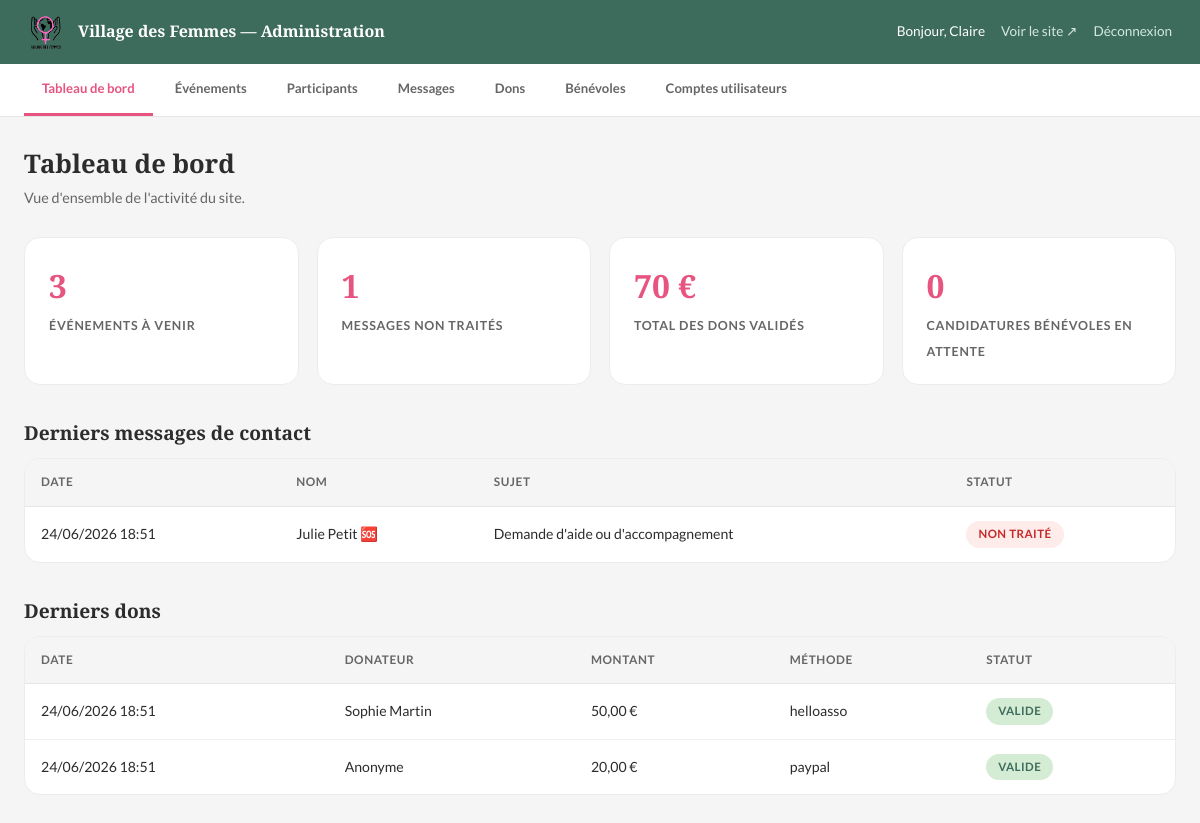
/admin/dashboard.php (signed in), run on the app's committed database.
### tables this page shows
CREATE TABLE messages_contact (
    id              INT AUTO_INCREMENT PRIMARY KEY,
    prenom          VARCHAR(100) NOT NULL,
    nom             VARCHAR(100) NOT NULL,
    email           VARCHAR(255) NOT NULL,
    telephone       VARCHAR(20),
    sujet           VARCHAR(150) NOT NULL,
    message         TEXT NOT NULL,
    statut          ENUM('non_traite', 'en_cours', 'traite') NOT NULL DEFAULT 'non_traite',
    traite_par      INT,
    date_envoi      DATETIME NOT NULL DEFAULT CURRENT_TIMESTAMP,
    date_traitement DATETIME,
    urgent          BOOLEAN NOT NULL DEFAULT FALSE,
    FOREIGN KEY (traite_par) REFERENCES utilisateurs(id) ON DELETE SET NULL
);

CREATE TABLE dons (
    id                  INT AUTO_INCREMENT PRIMARY KEY,
    utilisateur_id      INT,                       
    nom_donateur        VARCHAR(150),              
    email_donateur      VARCHAR(255),
    montant             DECIMAL(10,2) NOT NULL,
    devise              VARCHAR(3) NOT NULL DEFAULT 'EUR',
    methode_paiement    ENUM('helloasso', 'paypal', 'stripe', 'virement', 'cheque', 'especes') NOT NULL,
    reference_transaction VARCHAR(255),            
    statut              ENUM('en_attente', 'valide', 'echoue', 'rembourse') NOT NULL DEFAULT 'en_attente',
    don_recurrent       BOOLEAN NOT NULL DEFAULT FALSE,
    recu_fiscal_envoye  BOOLEAN NOT NULL DEFAULT FALSE,
    date_don            DATETIME NOT NULL DEFAULT CURRENT_TIMESTAMP,
    FOREIGN KEY (utilisateur_id) REFERENCES utilisateurs(id) ON DELETE SET NULL
);

CREATE TABLE utilisateurs (
    id              INT AUTO_INCREMENT PRIMARY KEY,
    email           VARCHAR(255) NOT NULL UNIQUE,
    mot_de_passe    VARCHAR(255) NOT NULL,         
    prenom          VARCHAR(100) NOT NULL,
    nom             VARCHAR(100) NOT NULL,
    telephone       VARCHAR(20),
    role            ENUM('utilisateur', 'benevole', 'admin') NOT NULL DEFAULT 'utilisateur',
    date_creation   DATETIME NOT NULL DEFAULT CURRENT_TIMESTAMP,
    derniere_connexion DATETIME,
    actif           BOOLEAN NOT NULL DEFAULT TRUE,
    email_verifie   BOOLEAN NOT NULL DEFAULT FALSE
);

### admin/dashboard.php (the view, shortened to what this page needs)
<?php
$pdo = getPDO();
$nb_evenements_a_venir = $pdo->query("SELECT COUNT(*) FROM evenements WHERE statut = 'a_venir' AND date_debut >= NOW()")->fetchColumn();
$nb_messages_non_traites = $pdo->query("SELECT COUNT(*) FROM messages_contact WHERE statut = 'non_traite'")->fetchColumn();
$total_dons_valides = $pdo->query("SELECT COALESCE(SUM(montant),0) FROM dons WHERE statut = 'valide'")->fetchColumn();
$nb_benevoles_en_attente = $pdo->query("SELECT COUNT(*) FROM profils_benevoles WHERE statut_candidature = 'en_attente'")->fetchColumn();
$derniers_messages = $pdo->query("SELECT * FROM messages_contact ORDER BY date_envoi DESC LIMIT 5")->fetchAll();
$derniers_dons = $pdo->query("
    SELECT d.*, u.prenom, u.nom
    FROM dons d
    LEFT JOIN utilisateurs u ON u.id = d.utilisateur_id
    ORDER BY d.date_don DESC LIMIT 5
")->fetchAll();
?>
<!DOCTYPE html>
<html lang="fr">
<head>
  <link rel="stylesheet" href="../styles.css" />
  <link rel="stylesheet" href="admin.css" />
</head>
<body class="admin-body">
  <?php include 'includes/admin-header.php'; ?>
  <div class="admin-content">
    <h1>Tableau de bord</h1>
    <p class="admin-sous-titre">Vue d'ensemble de l'activité du site.</p>
    <div class="admin-stats">
      <div class="admin-stat-card">
        <span class="admin-stat-nombre"><?= $nb_evenements_a_venir ?></span>
        <span class="admin-stat-label">Événements à venir</span>
      </div>
      <div class="admin-stat-card">
        <span class="admin-stat-nombre"><?= $nb_messages_non_traites ?></span>
        <span class="admin-stat-label">Messages non traités</span>
      </div>
      <div class="admin-stat-card">
        <span class="admin-stat-nombre"><?= number_format($total_dons_valides, 0, ',', ' ') ?> €</span>
        <span class="admin-stat-label">Total des dons validés</span>
      </div>
      <div class="admin-stat-card">
        <span class="admin-stat-nombre"><?= $nb_benevoles_en_attente ?></span>
        <span class="admin-stat-label">Candidatures bénévoles en attente</span>
      </div>
    </div>
    <h2 style="margin-bottom:14px; font-size:1.2rem;">Derniers messages de contact</h2>
    <div class="admin-table-wrap" style="margin-bottom:36px;">
      <table class="admin-table">
        <thead>
          <tr><th>Date</th><th>Nom</th><th>Sujet</th><th>Statut</th></tr>
        </thead>
        <tbody>
          <?php foreach ($derniers_messages as $msg): ?>
            <tr>
              <td><?= htmlspecialchars(date('d/m/Y H:i', strtotime($msg['date_envoi']))) ?></td>
              <td><?= htmlspecialchars($msg['prenom'] . ' ' . $msg['nom']) ?> <?= $msg['urgent'] ? '🆘' : '' ?></td>
              <td><?= htmlspecialchars($msg['sujet']) ?></td>
              <td>
                <?php if ($msg['statut'] === 'non_traite'): ?>
                  <span class="badge badge-rouge">Non traité</span>
                <?php elseif ($msg['statut'] === 'en_cours'): ?>
                  <span class="badge badge-gris">En cours</span>
                <?php else: ?>
                  <span class="badge badge-vert">Traité</span>
                <?php endif; ?>
              </td>
            </tr>
          <?php endforeach; ?>
        </tbody>
      </table>
    </div>
    <h2 style="margin-bottom:14px; font-size:1.2rem;">Derniers dons</h2>
    <div class="admin-table-wrap">
      <table class="admin-table">
        <thead>
          <tr><th>Date</th><th>Donateur</th><th>Montant</th><th>Méthode</th><th>Statut</th></tr>
        </thead>
        <tbody>
          <?php foreach ($derniers_dons as $don): ?>
            <tr>
              <td><?= htmlspecialchars(date('d/m/Y H:i', strtotime($don['date_don']))) ?></td>
              <td><?= htmlspecialchars($don['prenom'] ? $don['prenom'] . ' ' . $don['nom'] : ($don['nom_donateur'] ?: 'Anonyme')) ?></td>
              <td><?= number_format($don['montant'], 2, ',', ' ') ?> €</td>
              <td><?= htmlspecialchars($don['methode_paiement']) ?></td>
              <td>
                <?php
                  $badge_map = ['valide' => 'badge-vert', 'en_attente' => 'badge-gris', 'echoue' => 'badge-rouge', 'rembourse' => 'badge-rose'];
                  $classe = $badge_map[$don['statut']] ?? 'badge-gris';
                ?>
                <span class="badge <?= $classe ?>"><?= htmlspecialchars($don['statut']) ?></span>
              </td>
            </tr>
          <?php endforeach; ?>
        </tbody>
      </table>
    </div>
  </div>
</body>
</html>

### styles.css (style rules this page uses)
:root { --rose-pale: #F9D6D8; --rose-vif: #E75480; --rose-bouton: #C8455A; --vert-sauge: #8FBC8F; --vert-fonce: #3D6B5C; --vert-btn: #4A8A75; --noir: #1a1a1a; --blanc: #FFFFFF; --gris-clair: #F5F5F5; --texte: #2C2C2C; --texte-clair: #666666; --radius: 8px; --radius-lg: 16px; --transition: 0.25s ease; }
*, *::before, *::after { box-sizing: border-box; margin: 0; padding: 0; }
html { scroll-behavior: smooth; }
body { font-family: 'Lato', sans-serif; color: var(--texte); background: var(--blanc); line-height: 1.6; }
h1, h2, h3, h4 { font-family: 'Playfair Display', serif; line-height: 1.2; }
h1 { font-size: clamp(2rem, 5vw, 3rem); }
h2 { font-size: clamp(1.5rem, 3vw, 2.2rem); }

### admin/admin.css (style rules this page uses)
.admin-body { background: var(--gris-clair); min-height: 100vh; }
.admin-content { max-width: 1200px; margin: 0 auto; padding: 32px 24px 60px; }
.admin-content h1 { font-size: 1.6rem; margin-bottom: 6px; }
.admin-sous-titre { color: var(--texte-clair); font-size: 0.9rem; margin-bottom: 28px; }
.admin-stats { display: grid; grid-template-columns: repeat(4, 1fr); gap: 18px; margin-bottom: 36px; }
.admin-stat-card { background: var(--blanc); border-radius: var(--radius-lg); padding: 22px 24px; border: 1px solid #ececec; }
.admin-stat-nombre { font-family: 'Playfair Display', serif; font-size: 2rem; font-weight: 700; color: var(--rose-vif); display: block; }
.admin-stat-label { font-size: 0.78rem; font-weight: 700; text-transform: uppercase; letter-spacing: 0.06em; color: var(--texte-clair); }
.admin-table-wrap { background: var(--blanc); border-radius: var(--radius-lg); border: 1px solid #ececec; overflow-x: auto; }
table.admin-table { width: 100%; border-collapse: collapse; font-size: 0.88rem; }
table.admin-table th { text-align: left; padding: 14px 16px; background: var(--gris-clair); font-size: 0.74rem; font-weight: 700; text-transform: uppercase; letter-spacing: 0.05em; color: var(--texte-clair); border-bottom: 1px solid #e6e6e6; }
table.admin-table td { padding: 14px 16px; border-bottom: 1px solid #f0f0f0; vertical-align: middle; }
table.admin-table tr:last-child td { border-bottom: none; }
.badge { display: inline-block; padding: 4px 12px; border-radius: 20px; font-size: 0.72rem; font-weight: 700; text-transform: uppercase; letter-spacing: 0.04em; }
.badge-vert { background: #d4ecd4; color: var(--vert-fonce); }
.badge-rouge { background: #fdecea; color: #c62828; }

### data on the page
messages_contact: date_envoi "24/06/2026 18:51", prenom+nom "Julie Petit", sujet "Demande d'aide ou d'accompagnement", statut "NON TRAITÉ"
dons: date_don "24/06/2026 18:51", utilisateur.nom "Sophie Martin", montant "50,00", methode_paiement "helloasso", statut "VALIDE"
dons: date_don "24/06/2026 18:51", nom_donateur "Anonyme", montant "20,00", methode_paiement "paypal", statut "VALIDE"

### other printed values
$_SESSION['prenom'] "Claire"
$nb_evenements_a_venir "3"
$nb_messages_non_traites "1"
$total_dons_valides "70"
$nb_benevoles_en_attente "0"
